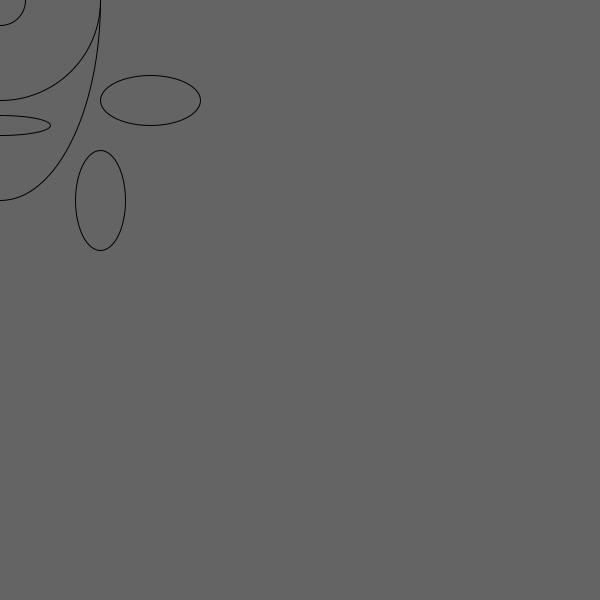
Frame 1 (no input)
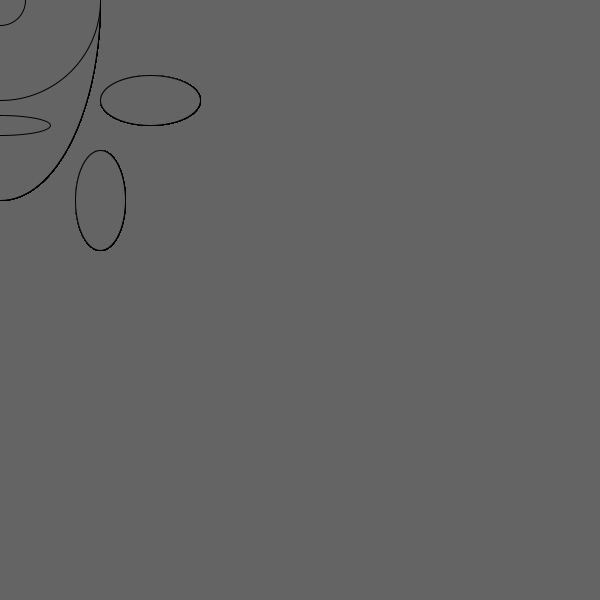
Frame 60 (the mouse pressed at the canvas centre just before this capture)
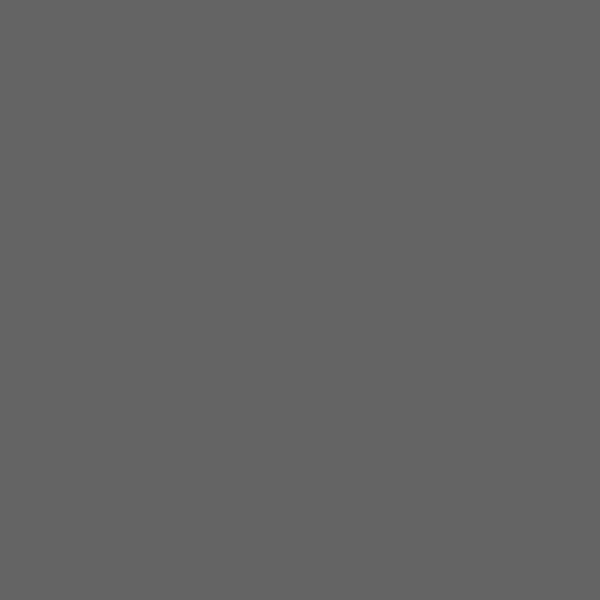
Frame 120 (the mouse held since frame 60 and released just before this capture)

The Processing sketch that drew these frames (run headless with seeded random() and noise(); from frame 60 on, the mouse is pressed at the canvas centre):

// Processing sketch: processing_162428
// ── processing_162428.pde

void setup(){
  size(600,600);
  background(100,100,100);
}

void draw(){
  drawMonster(mouseX, mouseY);
}

void drawMonster(int x, int y){
  fill(100,100,100);
  ellipse(x,y,200,400);
  ellipse(x,y,200,200);
  ellipse(x,y,50,50);
  ellipse(x-150,y+100,100,50);
  ellipse(x+150,y+100,100,50);
  ellipse(x,y+125,100,20);
  ellipse(x+100,y+200,50,100);
  ellipse(x-100,y+200,50,100);
  if (mousePressed){
    background(100,100,100);
  }
}
